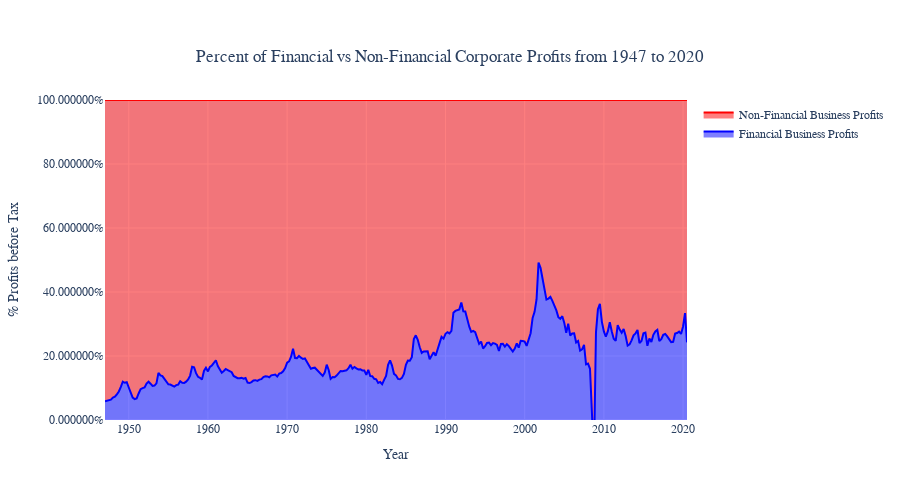

Notebook code cell kept with this figure:
### Code cell
fig = go.Figure()

fig.add_trace(go.Scatter(x = nfp_df['DATE'],
                         y = FIRE_df[0],
                         name = 'Financial Business Profits',
                         line=dict(color='blue'),
                         stackgroup='one'))

fig.add_trace(go.Scatter(x = nfp_df['DATE'],
                         y = noFIRE_df[0],
                         name = 'Non-Financial Business Profits',
                         line=dict(color='red'),
                         stackgroup='one'))

fig.update_yaxes(tickformat = '%', title_text="% Profits before Tax", range = [0,1])
fig.update_xaxes(title_text="Year")

fig.update_layout(
    font_family="Times New Roman",
    title_font_family="Times New Roman",
    height=500, width=900,
    title={
        'text': "Percent of Financial vs Non-Financial Corporate Profits from 1947 to 2020",
        'y':0.9,
        'x':0.5,
        'xanchor': 'center',
        'yanchor': 'top'}
)

fig.show()

### Figure 1 — Plotly figure (JSON) as saved in the notebook; plotly's stock layout.template omitted (floating-point values rounded to 4 significant figures; data arrays with more than 128 entries replaced by an {"elided": "..."} marker saying what was removed)
{"data": [{"line": {"color": "blue"}, "name": "Financial Business Profits", "stackgroup": "one", "type": "scatter", "x": {"elided": "295 str values"}, "y": {"elided": "295 float values"}}, {"line": {"color": "red"}, "name": "Non-Financial Business Profits", "stackgroup": "one", "type": "scatter", "x": {"elided": "295 str values"}, "y": {"elided": "295 float values"}}], "layout": {"font": {"family": "Times New Roman"}, "height": 500, "title": {"font": {"family": "Times New Roman"}, "text": "Percent of Financial vs Non-Financial Corporate Profits from 1947 to 2020", "x": 0.5, "xanchor": "center", "y": 0.9, "yanchor": "top"}, "width": 900, "xaxis": {"title": {"text": "Year"}}, "yaxis": {"range": [0, 1], "tickformat": "%", "title": {"text": "% Profits before Tax"}}}}
